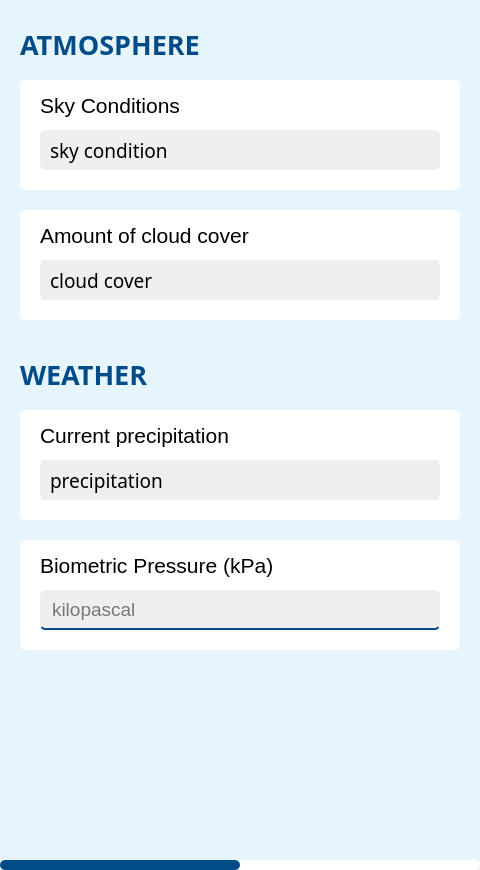
<?xml version="1.0" encoding="UTF-8"?>

<!--
  SlidexCell - improved data collection of environmental observations in any weather
  Copyright © 2023 Nabeth Ghazi

  This program is free software: you can redistribute it and/or modify
  it under the terms of the GNU General Public License as published by
  the Free Software Foundation, version 3.

  This program is distributed in the hope that it will be useful,
  but WITHOUT ANY WARRANTY; without even the implied warranty of
  MERCHANTABILITY or FITNESS FOR A PARTICULAR PURPOSE.  See the
  GNU General Public License for more details.

  You should have received a copy of the GNU General Public License
  along with this program. If not, see <http://www.gnu.org/licenses/>.
-->

<ui version="4.0">
 <class>Form</class>
 <widget class="QWidget" name="Form">
  <property name="geometry">
   <rect>
    <x>0</x>
    <y>0</y>
    <width>480</width>
    <height>870</height>
   </rect>
  </property>
  <property name="sizePolicy">
   <sizepolicy hsizetype="Preferred" vsizetype="Preferred">
    <horstretch>0</horstretch>
    <verstretch>0</verstretch>
   </sizepolicy>
  </property>
  <property name="windowTitle">
   <string>SlidexCell</string>
  </property>
  <property name="styleSheet">
   <string notr="true">background-color: #e6f5fc;</string>
  </property>
  <widget class="QLabel" name="label">
   <property name="geometry">
    <rect>
     <x>20</x>
     <y>20</y>
     <width>380</width>
     <height>50</height>
    </rect>
   </property>
   <property name="sizePolicy">
    <sizepolicy hsizetype="Preferred" vsizetype="Preferred">
     <horstretch>0</horstretch>
     <verstretch>0</verstretch>
    </sizepolicy>
   </property>
   <property name="font">
    <font>
     <family>Yu Gothic</family>
     <pointsize>20</pointsize>
     <weight>75</weight>
     <bold>true</bold>
    </font>
   </property>
   <property name="styleSheet">
    <string notr="true">color: #004b88;</string>
   </property>
   <property name="text">
    <string>&lt;html&gt;&lt;head/&gt;&lt;body&gt;&lt;p&gt;ATMOSPHERE&lt;/p&gt;&lt;/body&gt;&lt;/html&gt;</string>
   </property>
  </widget>
  <widget class="QFrame" name="frame">
   <property name="geometry">
    <rect>
     <x>20</x>
     <y>80</y>
     <width>440</width>
     <height>110</height>
    </rect>
   </property>
   <property name="styleSheet">
    <string notr="true">background-color: white;
border-radius: 5px;</string>
   </property>
   <property name="frameShape">
    <enum>QFrame::StyledPanel</enum>
   </property>
   <property name="frameShadow">
    <enum>QFrame::Raised</enum>
   </property>
   <widget class="QLabel" name="label_3">
    <property name="geometry">
     <rect>
      <x>20</x>
      <y>10</y>
      <width>401</width>
      <height>30</height>
     </rect>
    </property>
    <property name="font">
     <font>
      <family>Yu Gothic UI</family>
      <pointsize>16</pointsize>
     </font>
    </property>
    <property name="text">
     <string>Sky Conditions</string>
    </property>
   </widget>
   <widget class="QComboBox" name="skyConditions">
    <property name="geometry">
     <rect>
      <x>20</x>
      <y>50</y>
      <width>400</width>
      <height>40</height>
     </rect>
    </property>
    <property name="font">
     <font>
      <family>Yu Gothic</family>
      <pointsize>14</pointsize>
     </font>
    </property>
    <property name="styleSheet">
     <string notr="true">QComboBox {
    border-radius: 5px;
    background-color: #EFEFEF;
    padding-left: 10px;
}

QComboBox::drop-down:!editable {
    background: transparent;
    border: none;
}

QComboBox::down-arrow {
    image: url(:/icons/icons/down_arrow.png);
    subcontrol-origin: padding;
    subcontrol-position: right center;
    width: 16px;
    height: 16px;
    margin-right: 10px;
}</string>
    </property>
    <property name="placeholderText">
     <string/>
    </property>
    <property name="duplicatesEnabled">
     <bool>false</bool>
    </property>
    <item>
     <property name="text">
      <string>sky condition</string>
     </property>
    </item>
    <item>
     <property name="text">
      <string>Sunny</string>
     </property>
    </item>
    <item>
     <property name="text">
      <string>mostly sunny</string>
     </property>
    </item>
    <item>
     <property name="text">
      <string>partly sunny</string>
     </property>
    </item>
    <item>
     <property name="text">
      <string>mostly cloudy</string>
     </property>
    </item>
    <item>
     <property name="text">
      <string>cloudy</string>
     </property>
    </item>
   </widget>
  </widget>
  <widget class="QFrame" name="frame_2">
   <property name="geometry">
    <rect>
     <x>20</x>
     <y>210</y>
     <width>440</width>
     <height>110</height>
    </rect>
   </property>
   <property name="styleSheet">
    <string notr="true">background-color: white;
border-radius: 5px;</string>
   </property>
   <property name="frameShape">
    <enum>QFrame::StyledPanel</enum>
   </property>
   <property name="frameShadow">
    <enum>QFrame::Raised</enum>
   </property>
   <widget class="QLabel" name="label_4">
    <property name="geometry">
     <rect>
      <x>20</x>
      <y>10</y>
      <width>401</width>
      <height>30</height>
     </rect>
    </property>
    <property name="font">
     <font>
      <family>Yu Gothic UI</family>
      <pointsize>16</pointsize>
     </font>
    </property>
    <property name="text">
     <string>Amount of cloud cover</string>
    </property>
   </widget>
   <widget class="QComboBox" name="cloudCover">
    <property name="geometry">
     <rect>
      <x>20</x>
      <y>50</y>
      <width>400</width>
      <height>40</height>
     </rect>
    </property>
    <property name="font">
     <font>
      <family>Yu Gothic</family>
      <pointsize>14</pointsize>
     </font>
    </property>
    <property name="styleSheet">
     <string notr="true">QComboBox {
    border-radius: 5px;
    background-color: #EFEFEF;
	padding-left: 10px;
}

QComboBox::drop-down:!editable {
    background: transparent;
    border: none;
}

QComboBox::down-arrow {
    image: url(:/icons/icons/down_arrow.png);
    subcontrol-origin: padding;
    subcontrol-position: right center;
    width: 16px;
    height: 16px;
    margin-right: 10px;
}</string>
    </property>
    <property name="placeholderText">
     <string/>
    </property>
    <property name="duplicatesEnabled">
     <bool>false</bool>
    </property>
    <item>
     <property name="text">
      <string>cloud cover</string>
     </property>
    </item>
    <item>
     <property name="text">
      <string>no clouds</string>
     </property>
    </item>
    <item>
     <property name="text">
      <string>1/8 to 2/8</string>
     </property>
    </item>
    <item>
     <property name="text">
      <string>3/8-1/2</string>
     </property>
    </item>
    <item>
     <property name="text">
      <string>5/8-7/8</string>
     </property>
    </item>
    <item>
     <property name="text">
      <string>total coverage</string>
     </property>
    </item>
   </widget>
  </widget>
  <widget class="QProgressBar" name="progressBar">
   <property name="geometry">
    <rect>
     <x>0</x>
     <y>860</y>
     <width>480</width>
     <height>10</height>
    </rect>
   </property>
   <property name="styleSheet">
    <string notr="true">QProgressBar {
    border: none;
    border-radius: 5px;
    background-color: white;
}

QProgressBar::chunk {
    background-color: #004b88;
    border-radius: 5px;
}
</string>
   </property>
   <property name="value">
    <number>50</number>
   </property>
   <property name="textVisible">
    <bool>false</bool>
   </property>
   <property name="format">
    <string>%p%</string>
   </property>
  </widget>
  <widget class="QFrame" name="frame_3">
   <property name="geometry">
    <rect>
     <x>20</x>
     <y>410</y>
     <width>440</width>
     <height>110</height>
    </rect>
   </property>
   <property name="styleSheet">
    <string notr="true">background-color: white;
border-radius: 5px;</string>
   </property>
   <property name="frameShape">
    <enum>QFrame::StyledPanel</enum>
   </property>
   <property name="frameShadow">
    <enum>QFrame::Raised</enum>
   </property>
   <widget class="QLabel" name="label_5">
    <property name="geometry">
     <rect>
      <x>20</x>
      <y>10</y>
      <width>401</width>
      <height>30</height>
     </rect>
    </property>
    <property name="font">
     <font>
      <family>Yu Gothic UI</family>
      <pointsize>16</pointsize>
     </font>
    </property>
    <property name="text">
     <string>Current precipitation</string>
    </property>
   </widget>
   <widget class="QComboBox" name="currentPrecipitation">
    <property name="geometry">
     <rect>
      <x>20</x>
      <y>50</y>
      <width>400</width>
      <height>40</height>
     </rect>
    </property>
    <property name="font">
     <font>
      <family>Yu Gothic</family>
      <pointsize>14</pointsize>
     </font>
    </property>
    <property name="styleSheet">
     <string notr="true">QComboBox {
    border-radius: 5px;
    background-color: #EFEFEF;
	padding-left: 10px;
}

QComboBox::drop-down:!editable {
    background: transparent;
    border: none;
}

QComboBox::down-arrow {
    image: url(:/icons/icons/down_arrow.png);
    subcontrol-origin: padding;
    subcontrol-position: right center;
    width: 16px;
    height: 16px;
    margin-right: 10px;
}</string>
    </property>
    <property name="placeholderText">
     <string/>
    </property>
    <property name="duplicatesEnabled">
     <bool>false</bool>
    </property>
    <item>
     <property name="text">
      <string>precipitation</string>
     </property>
    </item>
    <item>
     <property name="text">
      <string>none</string>
     </property>
    </item>
    <item>
     <property name="text">
      <string>drizzle</string>
     </property>
    </item>
    <item>
     <property name="text">
      <string>rain</string>
     </property>
    </item>
    <item>
     <property name="text">
      <string>snow</string>
     </property>
    </item>
    <item>
     <property name="text">
      <string>sleet</string>
     </property>
    </item>
    <item>
     <property name="text">
      <string>fog</string>
     </property>
    </item>
    <item>
     <property name="text">
      <string>heavy rain</string>
     </property>
    </item>
   </widget>
  </widget>
  <widget class="QFrame" name="frame_4">
   <property name="geometry">
    <rect>
     <x>20</x>
     <y>540</y>
     <width>440</width>
     <height>110</height>
    </rect>
   </property>
   <property name="styleSheet">
    <string notr="true">background-color: white;
border-radius: 5px;</string>
   </property>
   <property name="frameShape">
    <enum>QFrame::StyledPanel</enum>
   </property>
   <property name="frameShadow">
    <enum>QFrame::Raised</enum>
   </property>
   <widget class="QLabel" name="label_6">
    <property name="geometry">
     <rect>
      <x>20</x>
      <y>10</y>
      <width>401</width>
      <height>30</height>
     </rect>
    </property>
    <property name="font">
     <font>
      <family>Yu Gothic UI</family>
      <pointsize>16</pointsize>
     </font>
    </property>
    <property name="text">
     <string>Biometric Pressure (kPa)</string>
    </property>
   </widget>
   <widget class="QLineEdit" name="biometricPressure">
    <property name="geometry">
     <rect>
      <x>20</x>
      <y>50</y>
      <width>400</width>
      <height>40</height>
     </rect>
    </property>
    <property name="font">
     <font>
      <family>Yu Gothic UI</family>
      <pointsize>14</pointsize>
     </font>
    </property>
    <property name="styleSheet">
     <string notr="true">background-color: #EFEFEF;
border-style: solid;
border-width: 0 0 2px 0;
border-color: #004b88;
border-radius: 5px;
padding-left: 10px;</string>
    </property>
    <property name="text">
     <string/>
    </property>
    <property name="placeholderText">
     <string>kilopascal </string>
    </property>
   </widget>
  </widget>
  <widget class="QLabel" name="label_2">
   <property name="geometry">
    <rect>
     <x>20</x>
     <y>350</y>
     <width>380</width>
     <height>50</height>
    </rect>
   </property>
   <property name="sizePolicy">
    <sizepolicy hsizetype="Preferred" vsizetype="Preferred">
     <horstretch>0</horstretch>
     <verstretch>0</verstretch>
    </sizepolicy>
   </property>
   <property name="font">
    <font>
     <family>Yu Gothic</family>
     <pointsize>20</pointsize>
     <weight>75</weight>
     <bold>true</bold>
    </font>
   </property>
   <property name="styleSheet">
    <string notr="true">color: #004b88;</string>
   </property>
   <property name="text">
    <string>&lt;html&gt;&lt;head/&gt;&lt;body&gt;&lt;p&gt;WEATHER&lt;/p&gt;&lt;/body&gt;&lt;/html&gt;</string>
   </property>
  </widget>
  <widget class="QPushButton" name="next">
   <property name="geometry">
    <rect>
     <x>350</x>
     <y>810</y>
     <width>40</width>
     <height>40</height>
    </rect>
   </property>
   <property name="sizePolicy">
    <sizepolicy hsizetype="Fixed" vsizetype="Fixed">
     <horstretch>0</horstretch>
     <verstretch>0</verstretch>
    </sizepolicy>
   </property>
   <property name="layoutDirection">
    <enum>Qt::LeftToRight</enum>
   </property>
   <property name="styleSheet">
    <string notr="true"/>
   </property>
   <property name="text">
    <string/>
   </property>
   <property name="icon">
    <iconset resource="resources/res.qrc">
     <normaloff>:/icons/icons/next.png</normaloff>:/icons/icons/next.png</iconset>
   </property>
   <property name="iconSize">
    <size>
     <width>30</width>
     <height>30</height>
    </size>
   </property>
   <property name="flat">
    <bool>true</bool>
   </property>
  </widget>
  <widget class="QPushButton" name="prev">
   <property name="geometry">
    <rect>
     <x>90</x>
     <y>810</y>
     <width>40</width>
     <height>40</height>
    </rect>
   </property>
   <property name="sizePolicy">
    <sizepolicy hsizetype="Fixed" vsizetype="Fixed">
     <horstretch>0</horstretch>
     <verstretch>0</verstretch>
    </sizepolicy>
   </property>
   <property name="layoutDirection">
    <enum>Qt::LeftToRight</enum>
   </property>
   <property name="styleSheet">
    <string notr="true"/>
   </property>
   <property name="text">
    <string/>
   </property>
   <property name="icon">
    <iconset resource="resources/res.qrc">
     <normaloff>:/icons/icons/prev.png</normaloff>:/icons/icons/prev.png</iconset>
   </property>
   <property name="iconSize">
    <size>
     <width>30</width>
     <height>30</height>
    </size>
   </property>
   <property name="flat">
    <bool>true</bool>
   </property>
  </widget>
  <widget class="QPushButton" name="home">
   <property name="geometry">
    <rect>
     <x>220</x>
     <y>810</y>
     <width>40</width>
     <height>40</height>
    </rect>
   </property>
   <property name="sizePolicy">
    <sizepolicy hsizetype="Fixed" vsizetype="Fixed">
     <horstretch>0</horstretch>
     <verstretch>0</verstretch>
    </sizepolicy>
   </property>
   <property name="layoutDirection">
    <enum>Qt::LeftToRight</enum>
   </property>
   <property name="styleSheet">
    <string notr="true"/>
   </property>
   <property name="text">
    <string/>
   </property>
   <property name="icon">
    <iconset resource="resources/res.qrc">
     <normaloff>:/icons/icons/home.png</normaloff>:/icons/icons/home.png</iconset>
   </property>
   <property name="iconSize">
    <size>
     <width>30</width>
     <height>30</height>
    </size>
   </property>
   <property name="flat">
    <bool>true</bool>
   </property>
  </widget>
  <widget class="QPushButton" name="info">
   <property name="geometry">
    <rect>
     <x>420</x>
     <y>20</y>
     <width>40</width>
     <height>40</height>
    </rect>
   </property>
   <property name="sizePolicy">
    <sizepolicy hsizetype="Fixed" vsizetype="Fixed">
     <horstretch>0</horstretch>
     <verstretch>0</verstretch>
    </sizepolicy>
   </property>
   <property name="layoutDirection">
    <enum>Qt::LeftToRight</enum>
   </property>
   <property name="styleSheet">
    <string notr="true"/>
   </property>
   <property name="text">
    <string/>
   </property>
   <property name="icon">
    <iconset resource="resources/res.qrc">
     <normaloff>:/icons/icons/info.png</normaloff>:/icons/icons/info.png</iconset>
   </property>
   <property name="iconSize">
    <size>
     <width>30</width>
     <height>30</height>
    </size>
   </property>
   <property name="flat">
    <bool>true</bool>
   </property>
  </widget>
  <widget class="QPushButton" name="info_2">
   <property name="geometry">
    <rect>
     <x>420</x>
     <y>350</y>
     <width>40</width>
     <height>40</height>
    </rect>
   </property>
   <property name="sizePolicy">
    <sizepolicy hsizetype="Fixed" vsizetype="Fixed">
     <horstretch>0</horstretch>
     <verstretch>0</verstretch>
    </sizepolicy>
   </property>
   <property name="layoutDirection">
    <enum>Qt::LeftToRight</enum>
   </property>
   <property name="styleSheet">
    <string notr="true"/>
   </property>
   <property name="text">
    <string/>
   </property>
   <property name="icon">
    <iconset resource="resources/res.qrc">
     <normaloff>:/icons/icons/info.png</normaloff>:/icons/icons/info.png</iconset>
   </property>
   <property name="iconSize">
    <size>
     <width>30</width>
     <height>30</height>
    </size>
   </property>
   <property name="flat">
    <bool>true</bool>
   </property>
  </widget>
 </widget>
 <resources>
  <include location="resources/res.qrc"/>
 </resources>
 <connections/>
</ui>
